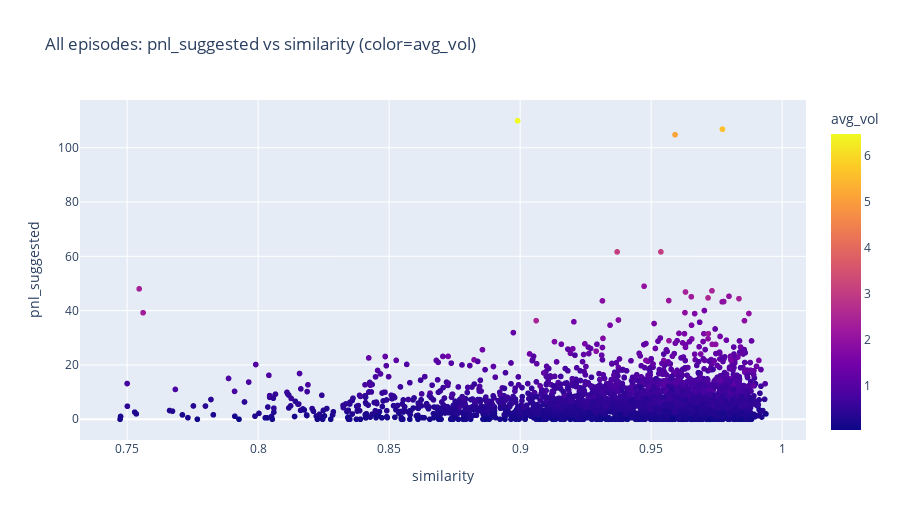

Source (notebook cell):
### Code cell
fig = px.scatter(
    df.sample(min(3000, len(df)), random_state=SEED),
    x="similarity",
    y=metric,
    color="avg_vol",
    title=f"All episodes: {metric} vs similarity (color=avg_vol)",
)
fig.update_layout(height=520)
fig

### Figure 1 — Plotly figure (JSON) as saved in the notebook; plotly's stock layout.template omitted (floating-point values rounded to 4 significant figures; data arrays with more than 128 entries replaced by an {"elided": "..."} marker saying what was removed)
{"data": [{"hovertemplate": "similarity=%{x}<br>pnl_suggested=%{y}<br>avg_vol=%{marker.color}<extra></extra>", "legendgroup": "", "marker": {"color": {"elided": "3000 float values"}, "coloraxis": "coloraxis", "symbol": "circle"}, "mode": "markers", "name": "", "showlegend": false, "type": "scattergl", "x": {"elided": "3000 float values"}, "xaxis": "x", "y": {"elided": "3000 float values"}, "yaxis": "y"}], "layout": {"coloraxis": {"colorbar": {"title": {"text": "avg_vol"}}, "colorscale": [[0, "#0d0887"], [0.1111, "#46039f"], [0.2222, "#7201a8"], [0.3333, "#9c179e"], [0.4444, "#bd3786"], [0.5556, "#d8576b"], [0.6667, "#ed7953"], [0.7778, "#fb9f3a"], [0.8889, "#fdca26"], [1, "#f0f921"]]}, "height": 520, "legend": {"tracegroupgap": 0}, "title": {"text": "All episodes: pnl_suggested vs similarity (color=avg_vol)"}, "xaxis": {"anchor": "y", "domain": [0, 1], "title": {"text": "similarity"}}, "yaxis": {"anchor": "x", "domain": [0, 1], "title": {"text": "pnl_suggested"}}}}
